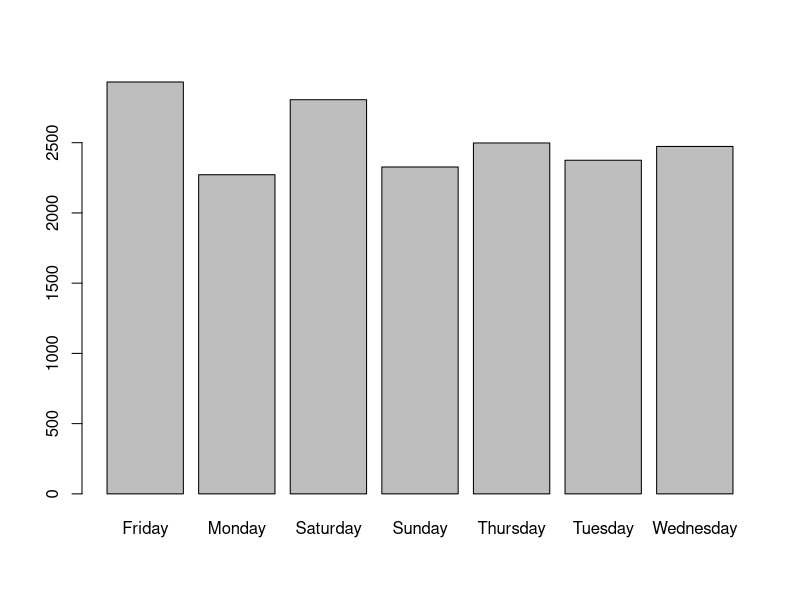
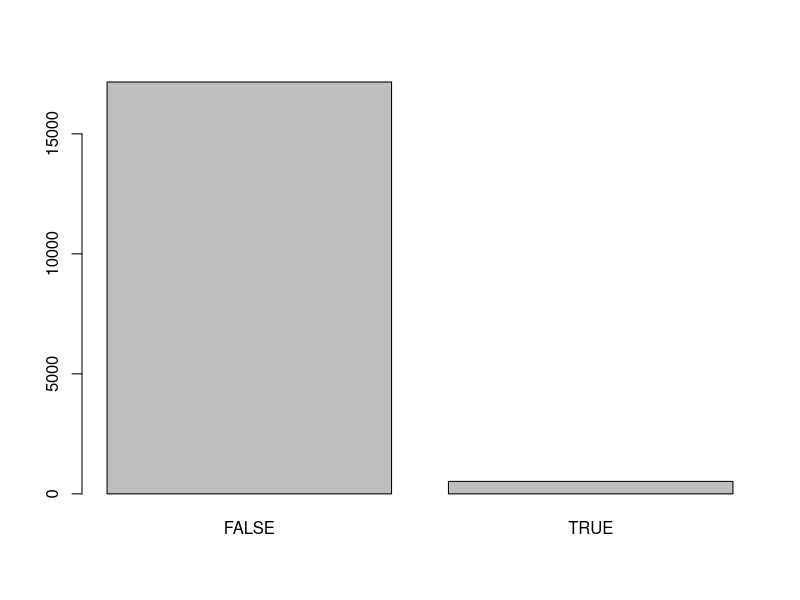

These figures' R source, in order:
setwd('/Users/Cam/Desktop/ds_practice/faa-laser-incident-reports')
getwd()
ls()
options(prompt='R> ')
options(continue = '\t')


laser_dat = read.csv('adjusted_laser_data.csv')

head(laser_dat)


day_breakdown = table(laser_dat$day_of_week)
barplot(day_breakdown)



holiday_breakdown = table(laser_dat$holidays)
holiday_breakdown
barplot(holiday_breakdown)